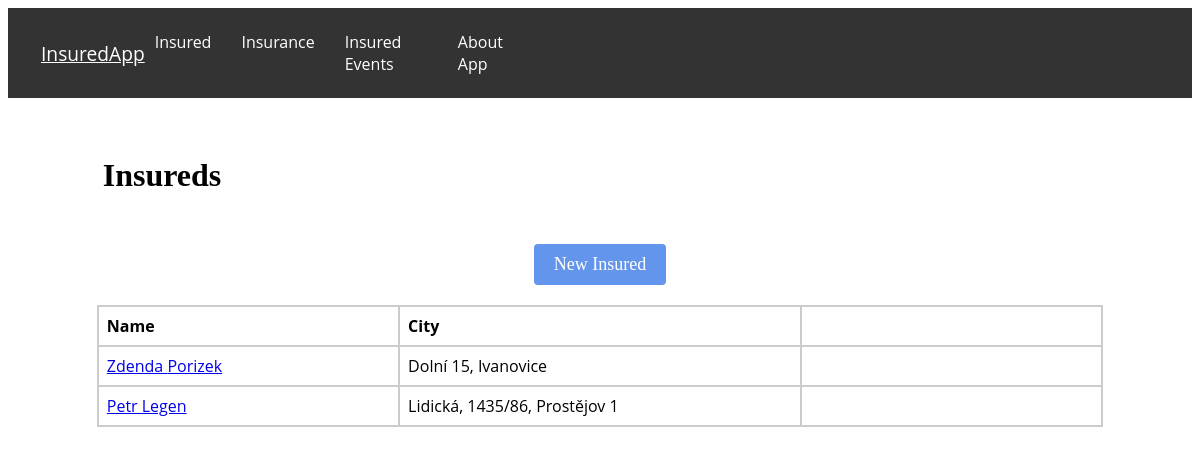
The app's page /insured/, older data.
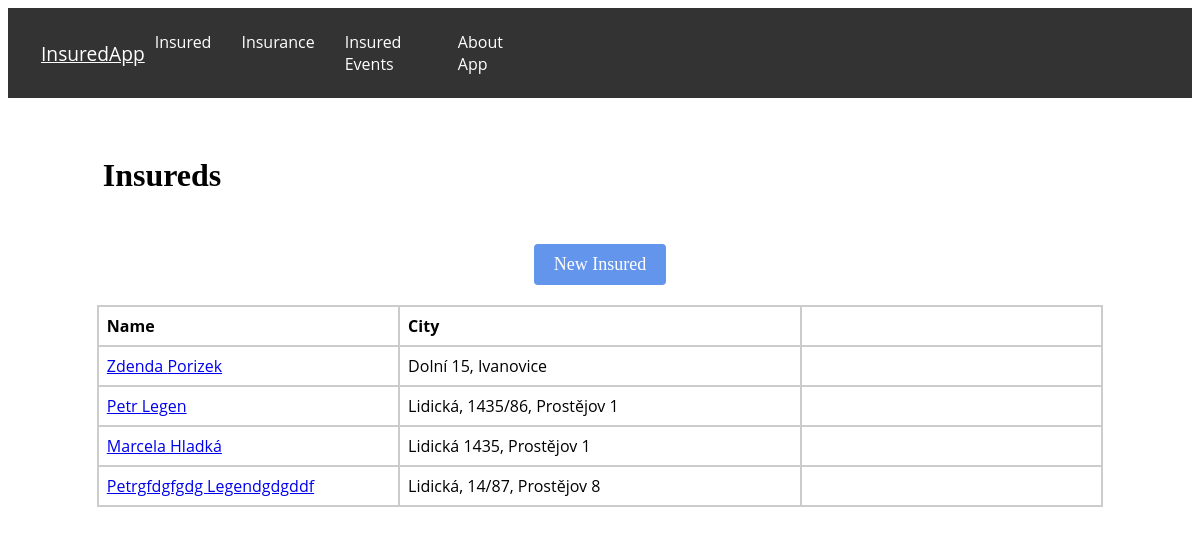
The same page, newer data.
### evidence/models.py (models this page shows, shortened)
class Insured(models.Model):
    ROLE_CHOICES = (
         ('insurer', 'Insurer'),
         ('insured', 'Insured'),
    )
    first_name = models.CharField(max_length=100)
    profile_photo = models.ImageField(upload_to='profile_photos', blank=True, null=True)
    last_name = models.CharField(max_length=100)
    email = models.EmailField()
    role = models.CharField(max_length=10, choices=ROLE_CHOICES, null=True)
    street = models.CharField(max_length=100)
    city = models.CharField(max_length=64)
    zipcode = models.IntegerField()
    phone = models.CharField(max_length=16)

### evidence/views.py (the view)
# urls.py: path('insured/', views.insured, name='insured'),
def insured(request):
    insureds = Insured.objects.prefetch_related('insurance')
    return render(request, 'insured.html', {'insureds': insureds})

### evidence/templates/insured.html (shortened to what this page needs)
{% extends 'base.html' %}
{% block content %}
    <h1 class="insured-h">Insureds</h1>
    <div class="center">
        <a href="{% url 'new_insured' %}" class="button-insured">New Insured</a>
    </div>
    <table class="insured-table">
        <thead>
            <tr>
                <th>Name</th>
                <th>City</th>
                <th></th>
            </tr>
        </thead>
        <tbody>
            {% for insured in insureds %}
                <tr>
                    <td><a href="{% url 'insured_detail' insured.id %}">{{ insured.first_name }} {{ insured.last_name }}</a></td>
                    <td>{{ insured.street }}, {{ insured.city }}</td>
                    <td></td>
                </tr>
            {% endfor %}
        </tbody>
    </table>
{% endblock %}

Row changes from the older to the newer data that the page shows:
added Insured: first_name "Marcela", last_name "Hladká", street "Lidická 1435", city "Prostějov 1"
added Insured: first_name "Petrgfdgfgdg", last_name "Legendgdgddf", street "Lidická, 14/87", city "Prostějov 8"
